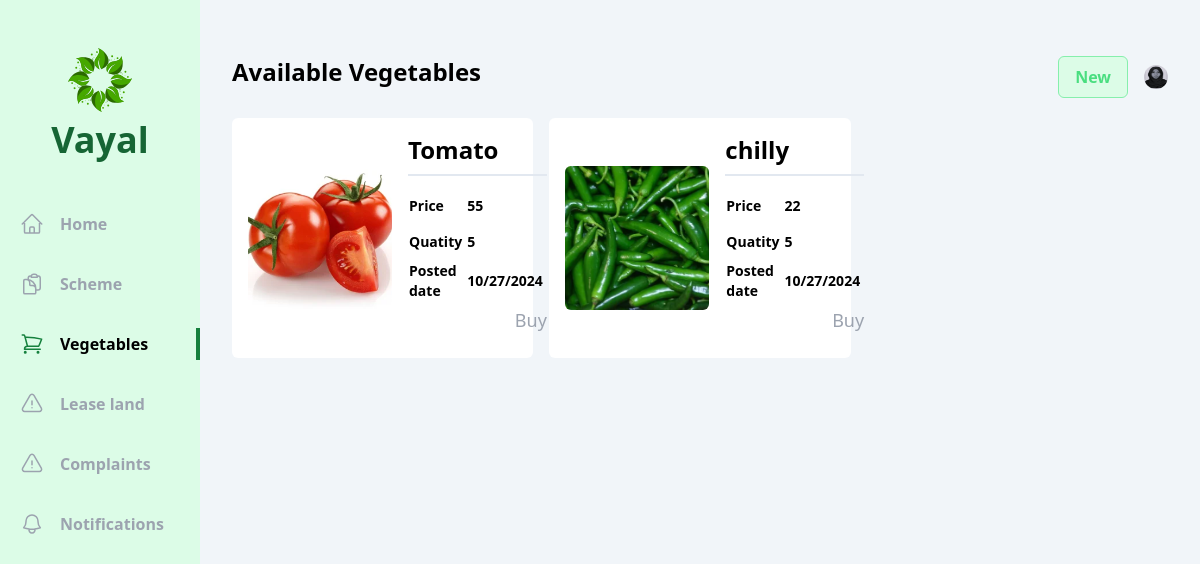
The app's page /user/vegetables/ (signed in) with its own data.
### vayal_user/models.py (models this page shows, shortened)
class Vayal_User(models.Model):
    account = models.OneToOneField(User, on_delete=models.CASCADE)
    name=models.CharField(max_length=225)
    dob=models.DateField()
    gender= models.CharField(max_length=20, choices=gender)
    phone_number = models.CharField(max_length=10)
    aadhar_number= models.CharField(max_length=12)
    cast=models.CharField(max_length=20, choices=cast)
    house_name=models.CharField(max_length=225)
    place=models.CharField(max_length=225)
    village=models.CharField(max_length=225)
    pincode = models.CharField(max_length=6)
    muncipality=models.CharField(max_length=225,default="Kozhikode")
    district=models.CharField(max_length=225,default="Kozhikode")
    land_ownership=models.CharField(max_length=20, choices=land)
    photo=models.ImageField(upload_to='photos/')
    vegetable_permission_applied=models.CharField(max_length=225,default="False")
    vegetable_permission=models.CharField(max_length=225, choices=vegetable_permission_status,default="Pending")

### officer/models.py (models this page shows, shortened)
class Vegetable(models.Model):
    farm_details = models.ForeignKey(VegetablePermission, on_delete=models.CASCADE)
    name = models.CharField(max_length=250)
    price = models.IntegerField()
    quantity =  models.IntegerField()
    expiry =  models.IntegerField()
    posted_date=models.DateTimeField(auto_now_add=True)
    photo = models.ImageField(upload_to='vegetables')

### vayal_user/views/vegetable.py (the view)
# urls.py: path('vegetables/',vegetable.index,name='vegetables'),
def index(request):
    vayal_user = Vayal_User.objects.get(account=request.user)
    vegetables=Vegetable.objects.all()
    context = {
        'vayal_user': vayal_user,
        'vegetables': vegetables}
    return render(request,'vayal_user/vegetable/index.html',context)

### vayal_user/templates/vayal_user/vegetable/index.html (shortened to what this page needs)
{% extends 'base.html' %}
{% block content %}
<div class="flex  bg-slate-100">
    <div class="w-2/12 bg-green-100 flex flex-col items-center pb-10">
        <div class="my-12 flex flex-col gap-2 justify-center items-center">
            <h1 class="text-4xl font-bold text-green-800 ">Vayal</h1>
        </div>
        <ul class="flex flex-col gap-7 w-full font-bold text-gray-400">
          <li class="w-full flex items-center px-5 py-1 gap-4 group hover:text-gray-500 cursor-pointer hover:border-green-700 hover:border-r-4">
                <a href="{% url 'vayal_user:home' %}">Home</a>
            </li>
            <li class="w-full flex items-center px-5 py-1 gap-4 group hover:text-gray-500 cursor-pointer hover:border-green-700 hover:border-r-4">
                <a href="{% url 'vayal_user:schemes' %}">Scheme</a>
            </li>
            <li class="w-full flex items-center px-5 py-1 gap-4 border-r-4 text-black border-green-700">
                <a href="{% url 'vayal_user:vegetables' %}">Vegetables</a>
            </li>
            <li class="w-full flex items-center px-5 py-1 gap-4 group hover:text-gray-500 cursor-pointer hover:border-green-700 hover:border-r-4">
                  <a href="{% url 'vayal_user:lease_land' %}">Lease land</a>
              </li>
          <li class="w-full flex items-center px-5 py-1 gap-4 group hover:text-gray-500 cursor-pointer hover:border-green-700 hover:border-r-4">
              <a href="{% url 'vayal_user:complaints' %}">Complaints</a>
          </li>
          <li class="w-full flex items-center px-5 py-1 gap-4 group hover:text-gray-500 cursor-pointer hover:border-green-700 hover:border-r-4">
              <a href="{% url 'vayal_user:notifications' %}">Notifications</a>
          </li>
        </ul>
      </div>
      <div class="w-10/12 h-screen overflow-y-auto px-8 py-14">
        <div class="flex justify-between mb-5">
          <h1 class="text-2xl font-bold">Available Vegetables</h1>
          <div class="flex items-center gap-4">
              <span class="px-4 py-2 flex gap-1 bg-green-100 text-green-400 border cursor-pointer border-green-300 font-bold rounded-md">
                  <span>
                      <a href="{% url 'vayal_user:add_button' %}">
                          New
                      </a>
                     </span>
              </span>
              <div class="relative">
              <img id="profile" src="/uploads/{{vayal_user.photo}}" class="h-6 w-6 rounded-full cursor-pointer" alt="">
          </div>
          </div>
      </div>
      <div class="grid grid-cols-3 gap-x-4 gap-y-8">
        {% if vegetables %}
            {% for vegetable in vegetables %}
            <div class="flex flex-row bg-white p-4 rounded-md gap-4">
            <img class="cursor-pointer rounded-md h-36 w-36 object-cover my-8" src="/uploads/{{vegetable.photo}}" alt="">
            <div class="flex flex-col gap-1">
                <span class="text-2xl font-bold mb-2 pb-2 border-b-2 border-slate-200">{{vegetable.name }}</span>
                <table class="table-auto text-sm text-left ">
                    <tr>
                        <th scope="col" >Price</th>
                        <th scope="col" class="px-1 py-2">{{vegetable.price}}</th>
                    </tr>
                    <tr>
                        <th scope="col" >Quatity</th>
                        <th scope="col" class="px-1 py-2">{{vegetable.quantity}}</th>
                    </tr>
                    <tr>
                        <th scope="col" >Posted<br>date</th>
                        <th scope="col" class="px-1 py-2">{{vegetable.posted_date | date:"m/d/Y" }}</th>
                    </tr>
                </table>
                <div class="flex justify-end ">
                    <a href ="{% url 'vayal_user:vegetables'  %}" class="text-lg text-gray-400 ">Buy</a>
                </div>
        </div>
        </div>
        {% endfor %}
    {% endif %}
    </div>
</div>
{% endblock content %}

### records on screen
Vayal_User: photo (picture)
Vegetable: photo (picture), name "Tomato", price "55", quantity "5", posted_date "10/27/2024"
Vegetable: photo (picture), name "chilly", price "22", quantity "5", posted_date "10/27/2024"
